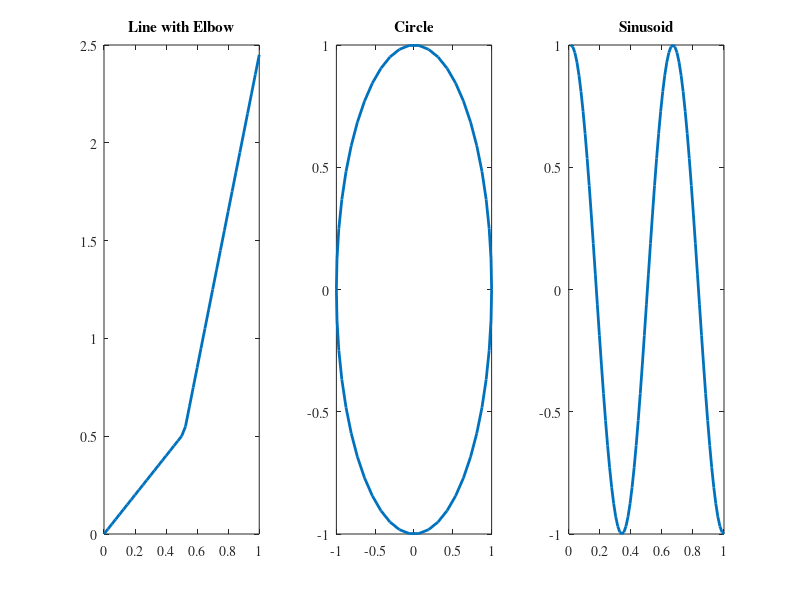

This figure's MATLAB source: (Note: this script raises an error after producing the figure.)
% function to plot the shapes used for the ablation tests

function plot_shapes
    %% Prepare workspace
    close all;
    close(findall(0,'type','figure'));
    clear;
    clc;
    figureCounter = 1;
    
    %% generate a line with a slope of 1
    line_x = 0:.5:10;
    line_y = line_x;
    line_x = [line_x, 10.5:.5:20]./20;
    line_y = [line_y, 11:2:50]./20;
    
    %% generate a circle with a radius of 1
    theta = 0:pi/25:2*pi;
    r = 1;
    circle_x = r.*cos(theta);
    circle_y = r.*sin(theta);
    
    
    %% generate a sinusoid with an amplitude of 1
    theta = 0:pi/25:3*pi;
    r = 1;
    num_points = size(theta,2);
    cos_x = (1:num_points)./num_points;
    cos_y = r.*cos(theta);
    
    %% Plot
    f = figure(figureCounter);
    figureCounter = figureCounter + 1;
    subplot(1,3,1);
    plot(line_x, line_y, 'LineWidth', 2);
    title("Line with Elbow")
    set(gca, 'FontName', 'Times');

    subplot(1,3,2);
    plot(circle_x, circle_y, 'LineWidth', 2);
    title("Circle")
    set(gca, 'FontName', 'Times');

    subplot(1,3,3);
    plot(cos_x, cos_y, 'LineWidth', 2);
    title("Sinusoid")
    set(gca, 'FontName', 'Times');
    
    f.Position = [200 200 775 200];
end